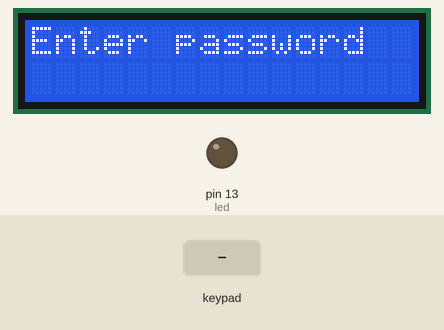
This sketch was run on a simulated Arduino Uno, built with avr-gcc and run on an emulated ATmega328P. Shown: 16×2 character LCD, output pins drawn as LEDs (lit = HIGH). Inputs (shaded band) come from the test bench.

Above: at 1.2 s.
1.3 s: keypad keys 1 2 3 4 5 6 # pressed 0.4 s apart
At 5.2 s:
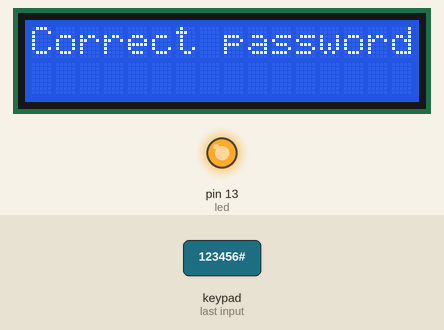
5.6 s: key '#' pressed
At 6.6 s:
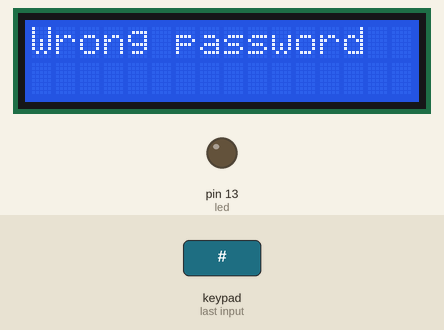
8.6 s: key '1' pressed
At 9.8 s:
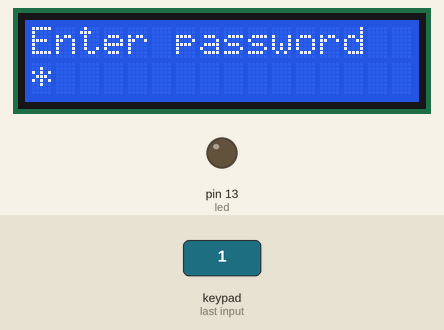
10.1 s: keypad keys 1 2 3 4 5 6 pressed 0.4 s apart
At 12.4 s:
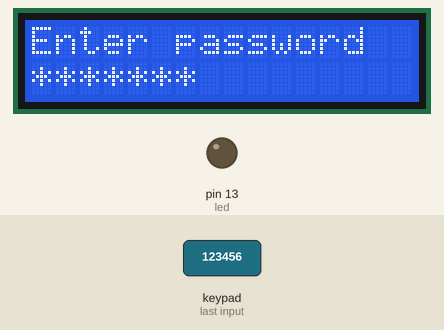
14.0 s: keypad keys 1 2 3 4 5 6 * pressed 0.4 s apart
At 16.5 s:
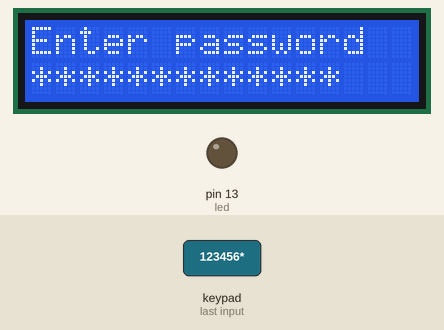
18.3 s: key '2' pressed
At 19.6 s:
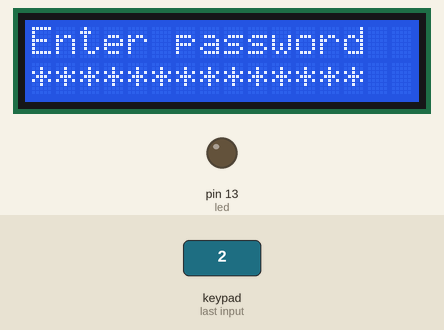
Timing chart, 0 to 20.8 s (numbered marks = the images above; inputs shaded):
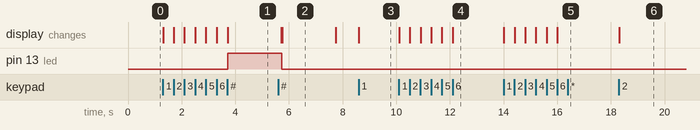

The sketch:

password.ino
```cpp
// include the library code:
#include <LiquidCrystal.h>
#include <Keypad.h>
#define led 13
// initialize the library by associating any needed LCD interface pin
// with the arduino pin number it is connected to
const int rs = 12, en = 11, d4 = A0, d5 = A1, d6 = A2, d7 = A3;
LiquidCrystal lcd(rs, en, d4, d5, d6, d7);

const byte ROWS = 4; //four rows
const byte COLS = 3; //three columns
char keys[ROWS][COLS] = {
  {'1','2','3'},
  {'4','5','6'},
  {'7','8','9'},
  {'*','0','#'}
};
byte rowPins[ROWS] = {5, 4, 3, 2}; //connect to the row pinouts of the keypad
byte colPins[COLS] = {8, 7, 6}; //connect to the column pinouts of the keypad

Keypad keypad = Keypad( makeKeymap(keys), rowPins, colPins, ROWS, COLS );

char storepass[]="123456";
int i=0 ,count=0, num= sizeof(storepass)-1;
char pass[sizeof(storepass)-1];
void setup(){
  // set up the LCD's number of columns and rows:
  lcd.begin(16, 2);
  // Print a message to the LCD.
  lcd.print("Enter password");
  lcd.setCursor(0, 1);
  pinMode(led,OUTPUT);
}

void loop(){
  // set the cursor to column 0, line 1
  // (note: line 1 is the second row, since counting begins with 0):


  char key = keypad.getKey();

  if (key>'0' && key != '#'){
    lcd.print('*');
    pass[i]=key;
    i++;
  }else if (key=='#'){
    if(i==num){
      for(int j=0;j<num;j++){
        if(pass[j]==storepass[j])count++;
      }
      if(count==num){
        lcd.clear();
        digitalWrite(led , HIGH);
        lcd.setCursor(0,0);
        lcd.print("Correct password     ");
        delay(2000);
        lcd.clear();
        lcd.print("Enter password");
        lcd.setCursor(0, 1);
        i=0;
        count=0;

      }else{
        printt();

      }
    }else{
      printt();
    }

  }
}
void printt ()
{
 lcd.clear();
 digitalWrite(led , LOW);
 lcd.setCursor(0,0);
 lcd.print("Wrong password       ");
 delay(2000);
 lcd.clear();
 lcd.print("Enter password");
 lcd.setCursor(0, 1);
 i=0;
 count=0;

}
```

Measured:
- after the input at 1.3 s, pin 13 (led): LOW → HIGH after 2.4 s; the display: first changes at once (image 1 shows a later state)
- after the input at 5.6 s, pin 13 (led): HIGH → LOW after 0.14 s; the display: first differs from a run without the input after 0.14 s (image 2)
- after the input at 8.6 s, the display: changes at once (image 3)
- after the input at 10.1 s, the display: first changes at once (image 4 shows a later state)
- after the input at 14.0 s, the display: first changes at once (image 5 shows a later state)
- after the input at 18.3 s, the display: changes at once (image 6)
- what the display in image 2 shows lasts 2.0 s, from 5.7 s to 7.7 s
